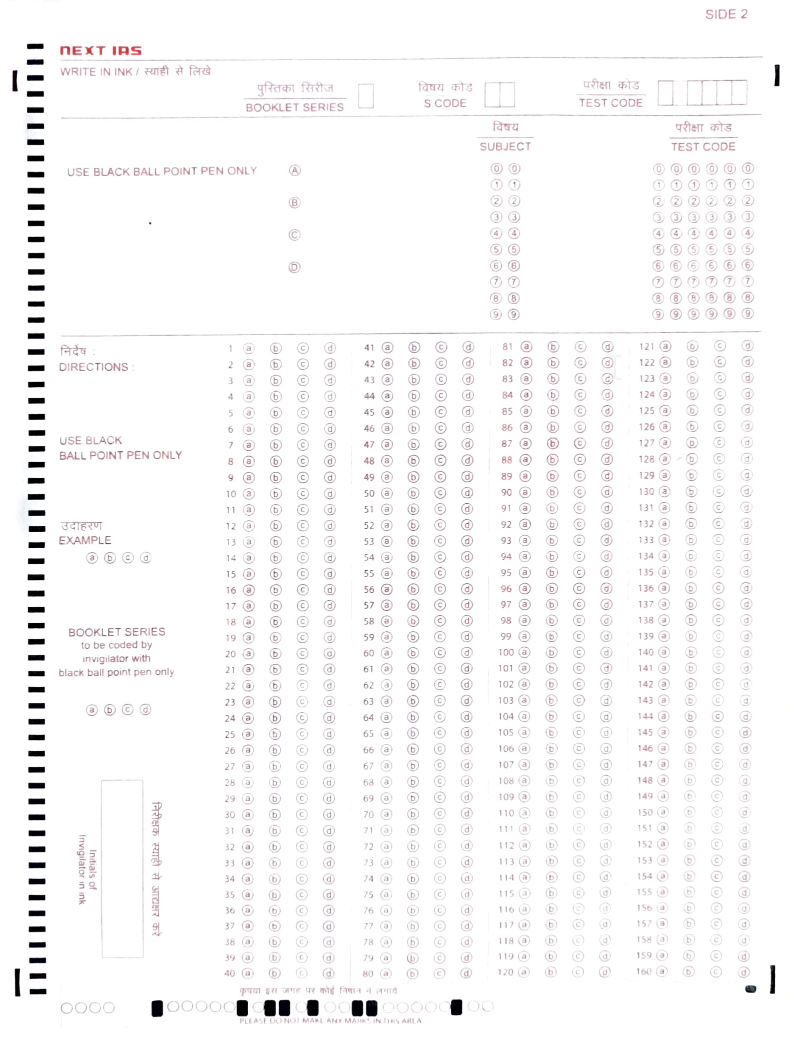
#> input picture omr_final_self/old_with_smart_guy_stuff/omr.png, 789 x 1055 px
$ python main.py
#> lines starting #> are read from the running program, lines starting #| are printed output that depends on the picture; after the words box and inside, x2 and y2 are one past the last pixel; in counts of white or black regions, pixels touching at a corner belong together
import cv2
import numpy as np
import os
from collections import Counter

def preprocess_image_for_questions(image, debug_folder="debug"):
    """Loads and preprocesses the OMR sheet image."""
    print("innn")
    if not os.path.exists(debug_folder):
        os.makedirs(debug_folder)

    print("Applying CLAHE for contrast enhancement...")
    clahe = cv2.createCLAHE(clipLimit=3.0, tileGridSize=(8, 8))
    image = clahe.apply(image)
    cv2.imwrite(os.path.join(debug_folder, "2_clahe_applied.png"), image)

    # print("Applying Gaussian blur...")
    # blurred = cv2.GaussianBlur(image, (5, 5), 0)
    # cv2.imwrite(os.path.join(debug_folder, "3_blurred.png"), blurred)

    print("Applying adaptive threshold...")
    thresh = cv2.adaptiveThreshold(image, 255, cv2.ADAPTIVE_THRESH_GAUSSIAN_C,
                                   cv2.THRESH_BINARY_INV, 11, 2)
    cv2.imwrite(os.path.join(debug_folder, "4_thresholded.png"), thresh)

    return image, thresh
def preprocess_image(image, debug_folder="debug"):
    """Loads and preprocesses the OMR sheet image."""
    print("innn")
    if not os.path.exists(debug_folder):
        os.makedirs(debug_folder)

    print("Applying CLAHE for contrast enhancement...")
    clahe = cv2.createCLAHE(clipLimit=3.0, tileGridSize=(8, 8))
    image = clahe.apply(image)
    cv2.imwrite(os.path.join(debug_folder, "2_clahe_applied.png"), image)

    print("Applying Gaussian blur...")
    blurred = cv2.GaussianBlur(image, (5, 5), 0)
    cv2.imwrite(os.path.join(debug_folder, "3_blurred.png"), blurred)

    print("Applying adaptive threshold...")
    thresh = cv2.adaptiveThreshold(blurred, 255, cv2.ADAPTIVE_THRESH_GAUSSIAN_C,
                                   cv2.THRESH_BINARY_INV, 11, 2)
    cv2.imwrite(os.path.join(debug_folder, "4_thresholded.png"), thresh)

    return image, thresh


def detect_rectangles(thresh, debug_folder="debug"):
    """Detects vertical rectangles on the left third of the image."""
    print("Applying threshold for rectangle detection...")
    _, thresh = cv2.threshold(thresh, 150, 255, cv2.THRESH_BINARY_INV)
    cv2.imwrite(os.path.join(debug_folder, "5_thresholded_for_rectangles.png"), thresh)

    print("Applying morphological transformations...")
    kernel = np.ones((3, 3), np.uint8)
    thresh = cv2.morphologyEx(thresh, cv2.MORPH_CLOSE, kernel, iterations=2)
    cv2.imwrite(os.path.join(debug_folder, "6_morphology_applied.png"), thresh)

    # Get image dimensions and crop the left third
    height, width = thresh.shape
    left_third = thresh[:, :width // 3]

    # Threshold to get binary image
    _, thresh = cv2.threshold(left_third, 128, 255, cv2.THRESH_BINARY_INV)

    # Find contours
    contours, _ = cv2.findContours(thresh, cv2.RETR_EXTERNAL, cv2.CHAIN_APPROX_SIMPLE)

    # Get bounding boxes and areas of all detected contours
    rectangles = [cv2.boundingRect(cnt) for cnt in contours]  # (x, y, w, h)
    areas = [w * h for _, _, w, h in rectangles]

    # Sort rectangles by area (biggest first)
    sorted_rectangles = sorted(zip(areas, rectangles), key=lambda x: -x[0])

    # Find most frequent large rectangle size
    area_counts = Counter([round(area, -2) for area, _ in sorted_rectangles])  # Group areas to nearest 100
    most_common_large_area = max(area_counts, key=lambda x: (area_counts[x], x))  # Pick highest frequency, largest

    # Filter rectangles that match this common large size (±100 pixels)
    filtered_rectangles = [rect for area, rect in sorted_rectangles if
                           most_common_large_area - 100 <= area <= most_common_large_area + 100]

    # Ensure rectangles are sorted top-to-bottom
    filtered_rectangles = sorted(filtered_rectangles, key=lambda rect: rect[1])  # Sort by y-coordinate

    # Extract rectangle centers
    centers = [(x + w // 2, y + h // 2) for x, y, w, h in filtered_rectangles]

    # Find the "best-fit" vertical line
    x_positions = [x for x, _ in centers]
    median_x = int(np.median(x_positions))  # Find the median x-position as the center reference

    # Keep only rectangles close to the vertical line
    vertical_tolerance = 10  # Adjust tolerance if needed
    aligned_rectangles = [rect for rect in filtered_rectangles if
                          abs((rect[0] + rect[2] // 2) - median_x) <= vertical_tolerance]

    # Convert grayscale to BGR for colored output
    output_image = cv2.cvtColor(left_third, cv2.COLOR_GRAY2BGR)

    # Draw and number selected rectangles
    for idx, (x, y, w, h) in enumerate(aligned_rectangles, start=1):
        cv2.rectangle(output_image, (x, y), (x + w, y + h), (0, 255, 0), 2)  # Draw rectangle
        cv2.putText(output_image, str(idx), (x + w + 5, y + h // 2),
                    cv2.FONT_HERSHEY_SIMPLEX, 0.5, (0, 0, 255), 2)  # Number the rectangle

    # Save the output image
    output_path = os.path.join(debug_folder, "8_detected_rectangles.png")
    cv2.imwrite(output_path, output_image)
    print(f"Processed image saved at: {output_path}")

    return aligned_rectangles


def extract_answer_section(image, left_rects, debug_folder="debug", output_path="answers_section.png"):
    """Extracts the answer section based on the 19th left rectangle."""
    if len(left_rects) < 19:
        print("Not enough left rectangles detected. Skipping answer section extraction.")
        return None

    x, y, w, h = left_rects[18]  # 19th rectangle (zero-indexed 18)
    print(f"Extracting answer section from y={y} to bottom of image.")
    answer_section = image[y:]

    cv2.imwrite(os.path.join(debug_folder, "9_answer_section.png"), answer_section)
    cv2.imwrite(output_path, answer_section)

    return answer_section


def main(image_path, debug_folder="debug", quest_section_folder="./debug/question_section"):
    """Main function to process OMR sheet."""
#> called with image_path = 'omr.png', debug_folder = 'debug', quest_section_folder = './debug/question_section'
    print("Starting OMR processing...")
    print("Loading image...")
    image = cv2.imread(image_path, cv2.IMREAD_GRAYSCALE)
#> image: shape (1055, 789); min 0, max 255, mean 248.7
    cv2.imwrite(os.path.join(debug_folder, "1_original.png"), image)

    image, thresh = preprocess_image(image, debug_folder)
#> in preprocess_image, `image = clahe.apply(image)`:
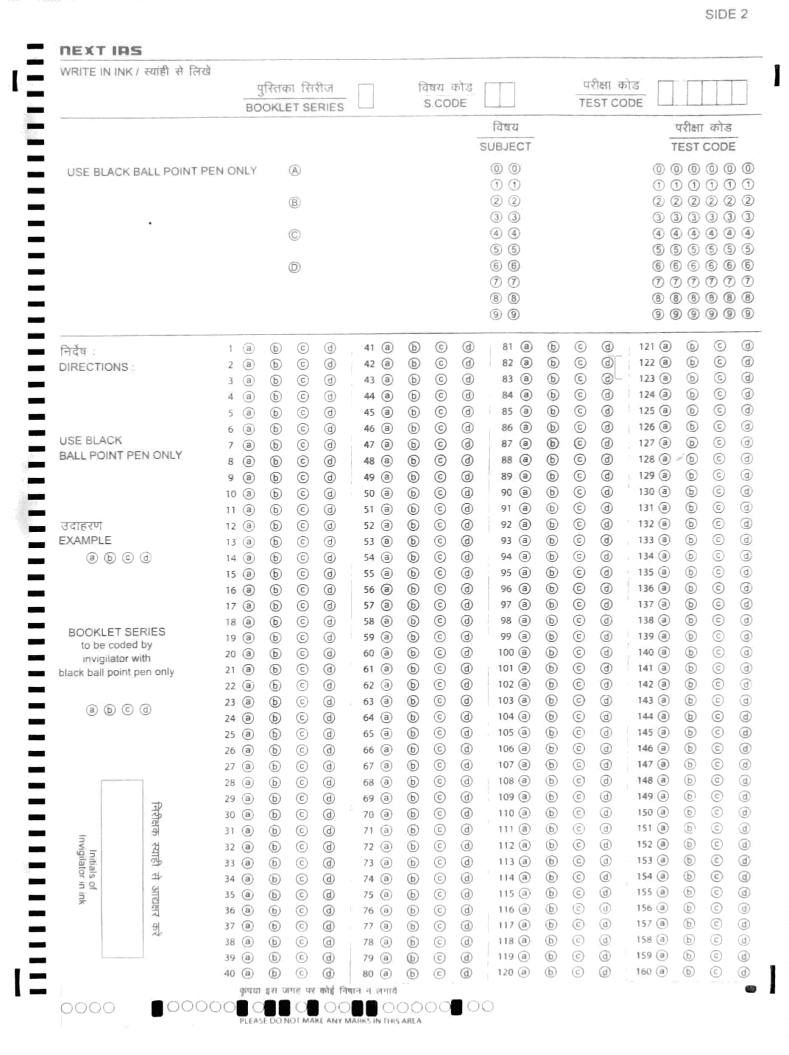
#> image: shape (1055, 789); min 2, max 255, mean 245.4
#> in preprocess_image, `thresh = cv2.adaptiveThreshold(blurred, 255, cv2.ADAPTIVE_THRESH_GAUSS..`:
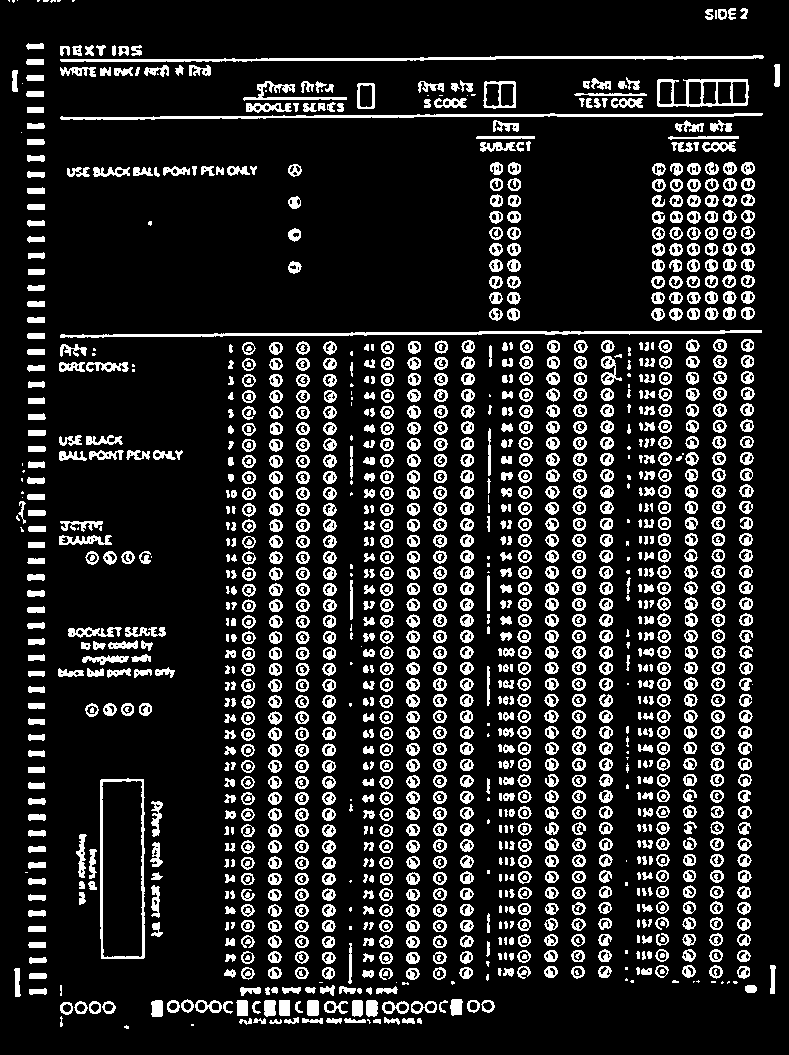
#> thresh: shape (1055, 789); 14.7% white; 1530 white regions (167 under 20 px), largest, box (x1, y1, x2, y2) and area: (60, 330, 762, 338) 2099, (60, 55, 764, 62) 2079, (60, 113, 763, 120) 2024
    left_rects = detect_rectangles(thresh, debug_folder)
#> in detect_rectangles, `thresh = cv2.morphologyEx(thresh, cv2.MORPH_CLOSE, kernel, iterations=2)`:
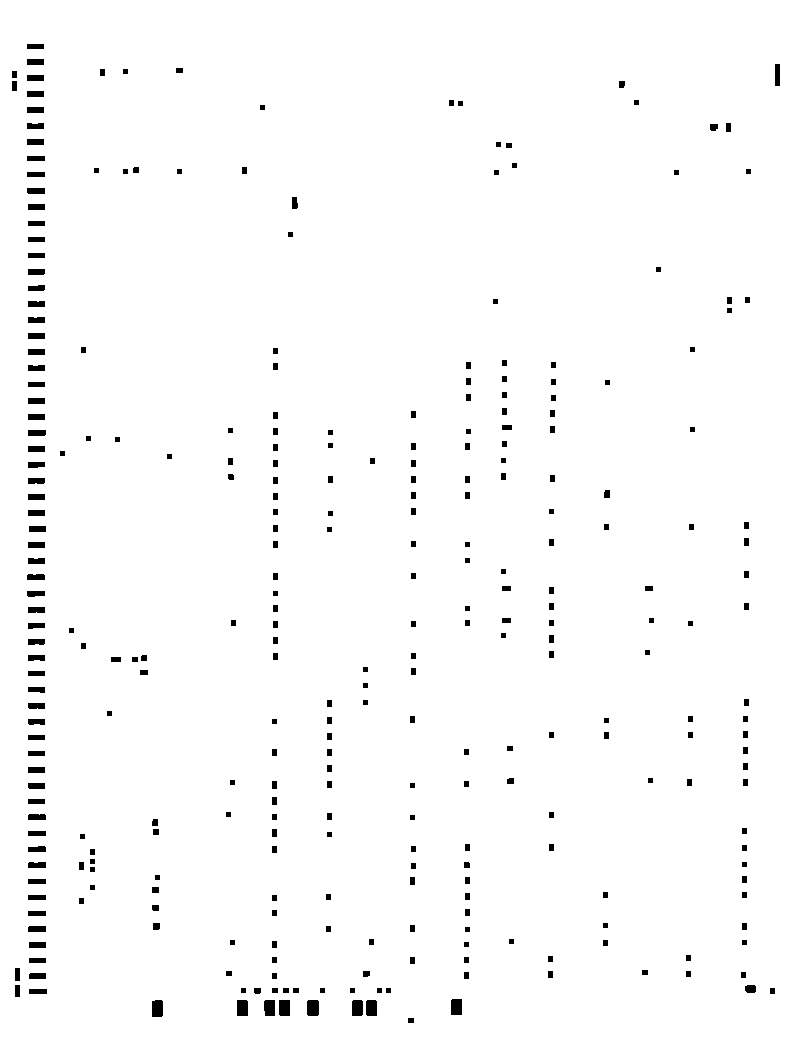
#> thresh: shape (1055, 789); 98.2% white; 310 black regions, largest, box (x1, y1, x2, y2) and area: (307, 1000, 319, 1016) 188, (152, 1000, 163, 1017) 182, (451, 999, 462, 1015) 175
#> in detect_rectangles, `left_third = thresh[:, :width // 3]`:
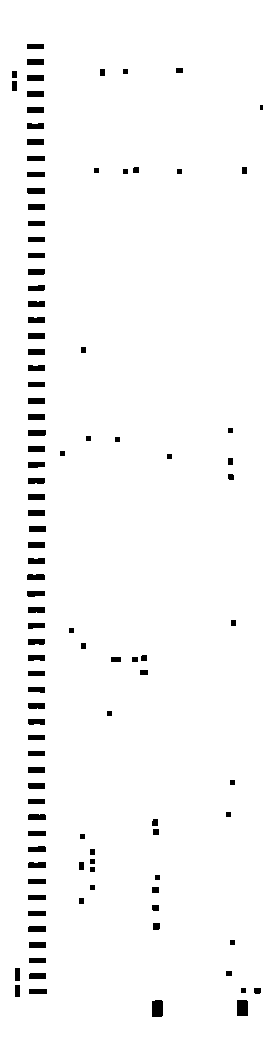
#> left_third: shape (1055, 263); 97.2% white; 110 black regions (1 under 20 px), largest, box (x1, y1, x2, y2) and area: (152, 1000, 163, 1017) 182, (237, 1000, 248, 1016) 175, (27, 188, 45, 194) 107
#> in detect_rectangles, `_, thresh = cv2.threshold(left_third, 128, 255, cv2.THRESH_BINARY_INV)`: thresh: shape (1055, 263); 2.8% white; 110 white regions (1 under 20 px)
#> in detect_rectangles, `contours, _ = cv2.findContours(thresh, cv2.RETR_EXTERNAL, cv2.CHAIN_AP..`: contours = 110 contours, 21 with area under 20; largest, box (x1, y1, x2, y2) and area: (152, 1000, 163, 1017) 156, (237, 1000, 248, 1016) 150, (28, 926, 46, 932) 84, (28, 430, 46, 436) 84, (27, 188, 45, 194) 84
#> in detect_rectangles, `rectangles = [cv2.boundingRect(cnt) for cnt in contours]`: rectangles = 110 items, first 6: (237, 1000, 11, 16), (152, 1000, 11, 17), (29, 989, 18, 5), (254, 988, 7, 6), (241, 988, 5, 5), (15, 985, 5, 12)
#> in detect_rectangles, `areas = [w * h for _, _, w, h in rectangles]`: areas = 110 values, max 187 at index 1, min 15 at index 100, mean 71.3
#> in detect_rectangles, `sorted_rectangles = sorted(zip(areas, rectangles), key=lambda x: -x[0])`: sorted_rectangles = 110 items
#> in detect_rectangles, `area_counts = Counter([round(area, -2) for area, _ in sorted_rectangle..`: area_counts = {200: 2, 100: 62, 0: 46}
#> in detect_rectangles, `most_common_large_area = max(area_counts, key=lambda x: (area_counts[x..`: most_common_large_area = 100
#> in detect_rectangles, `filtered_rectangles = [rect for area, rect in sorted_rectangles if mos..`: filtered_rectangles = 110 items, first 6: (152, 1000, 11, 17), (237, 1000, 11, 16), (28, 926, 18, 6), (28, 862, 18, 6), (28, 846, 18, 6), (28, 814, 18, 6)
#> in detect_rectangles, `filtered_rectangles = sorted(filtered_rectangles, key=lambda rect: rec..`: filtered_rectangles = 110 items, first 6: (27, 44, 17, 5), (27, 59, 17, 6), (176, 68, 7, 5), (100, 69, 5, 7), (123, 69, 5, 5), (12, 71, 5, 7)
#> in detect_rectangles, `centers = [(x + w // 2, y + h // 2) for x, y, w, h in filtered_rectang..`: centers = 110 pairs, first value 14 to 261, second value 46 to 1008
#> in detect_rectangles, `x_positions = [x for x, _ in centers]`: x_positions = 110 values, max 261 at index 9, min 14 at index 5, mean 84.44
#> in detect_rectangles, `median_x = int(np.median(x_positions))`: median_x = 37
#> in detect_rectangles, `aligned_rectangles = [rect for rect in filtered_rectangles if abs((rec..`: aligned_rectangles = 60 items, first 6: (27, 44, 17, 5), (27, 59, 17, 6), (27, 75, 17, 6), (27, 91, 17, 6), (27, 107, 17, 6), (27, 123, 17, 6)
#> the loop in detect_rectangles, `for idx, (x, y, w, h) in enumerate(aligned_rectangles, start=1):` made 60 passes
#> (x, y, w, h) on passes 1 to 12: (27, 44, 17, 5), (27, 59, 17, 6), (27, 75, 17, 6), (27, 91, 17, 6), (27, 107, 17, 6), (27, 123, 17, 6), (27, 139, 17, 6), (27, 156, 18, 5), (27, 172, 18, 5), (27, 188, 18, 6), (28, 204, 17, 6), (28, 221, 17, 5)
#> after the loop in detect_rectangles, `for idx, (x, y, w, h) in enumerate(aligned_rectangles, start=1):`:
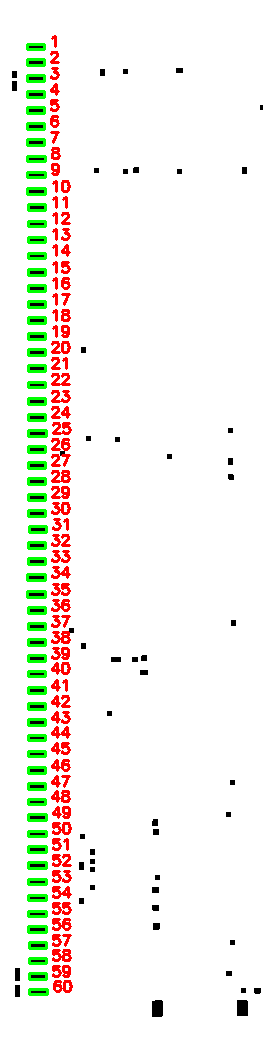
#> output_image: shape (1055, 263, 3); mean B, G, R 236.1, 243.5, 243.7
#> left_rects has the same summary as aligned_rectangles in detect_rectangles
    ans_section_image = extract_answer_section(image, left_rects, debug_folder)
#> in extract_answer_section, `x, y, w, h = left_rects[18]`: x = 28; y = 333; w = 17; h = 6
#| Extracting answer section from y=333 to bottom of image.
#> in extract_answer_section, `answer_section = image[y:]`:
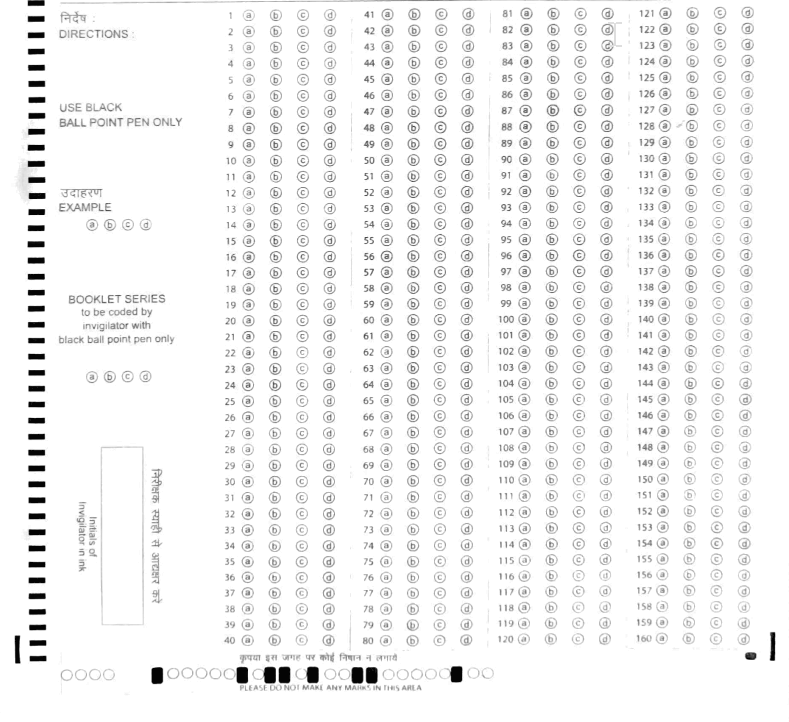
#> answer_section: shape (722, 789); min 2, max 255, mean 243.7
    print("Processing complete. Check debug folder for outputs.")


    preprocess_image(ans_section_image, quest_section_folder)
#> call 2 of preprocess_image, with debug_folder = './debug/question_section'
#> in preprocess_image (call 2), `thresh = cv2.adaptiveThreshold(blurred, 255, cv2.ADAPTIVE_THRESH_GAUSS..`:
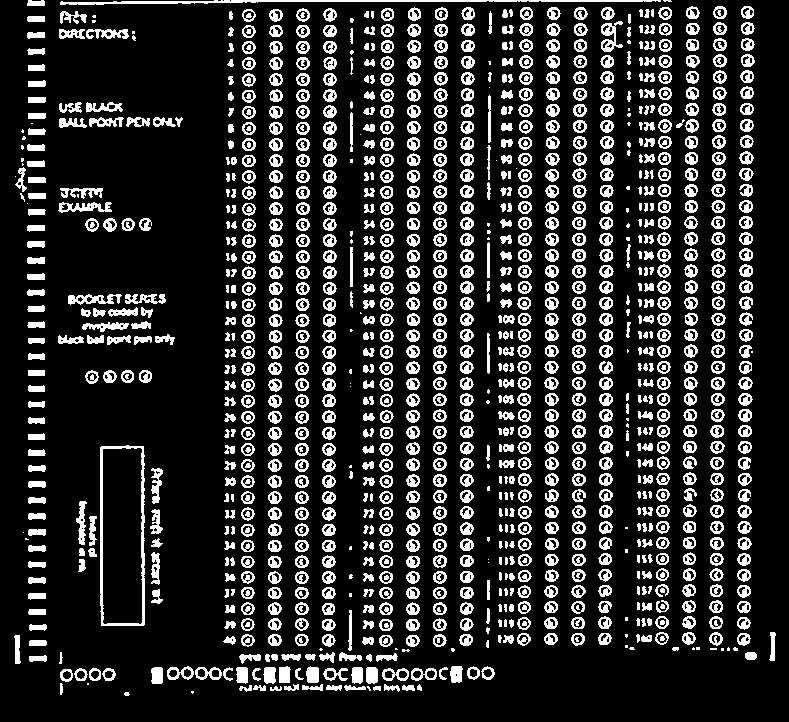
#> thresh: shape (722, 789); 17.9% white; 1281 white regions (120 under 20 px), largest, box (x1, y1, x2, y2) and area: (60, 0, 661, 5) 1335, (100, 445, 145, 626) 1302, (68, 294, 122, 305) 336


# Example Usage
if __name__ == "__main__":
    main("omr.png")
